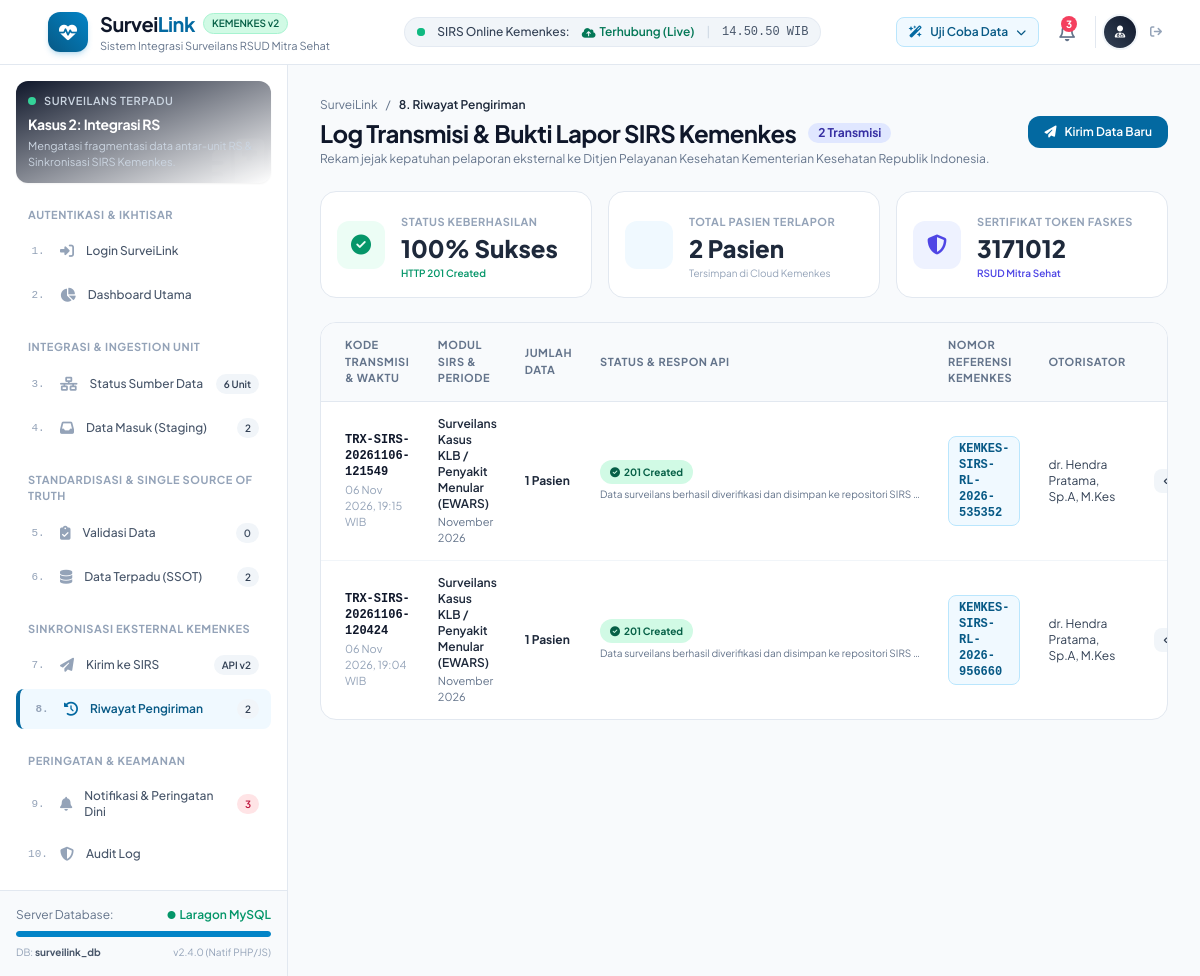
The app's page /riwayat_pengiriman.php with its own data.
### tables this page shows
CREATE TABLE `kirim_sirs` (
  `id` int NOT NULL,
  `kode_transmisi` varchar(50) NOT NULL,
  `jenis_laporan` varchar(100) NOT NULL,
  `periode_laporan` varchar(50) NOT NULL,
  `jumlah_data` int NOT NULL DEFAULT '0',
  `payload_json` longtext,
  `response_code` varchar(50) DEFAULT '201 Created',
  `response_message` text,
  `nomor_referensi_sirs` varchar(100) DEFAULT NULL,
  `status_pengiriman` enum('Sukses','Gagal','Pending','Antrean') NOT NULL DEFAULT 'Pending',
  `dikirim_oleh` varchar(100) NOT NULL,
  `waktu_pengiriman` datetime DEFAULT CURRENT_TIMESTAMP
);

### riwayat_pengiriman.php (the view, shortened to what this page needs)
<?php
require_once __DIR__ . '/includes/header.php';
require_once __DIR__ . '/includes/navbar.php';
$logs = $pdo->query("SELECT * FROM kirim_sirs ORDER BY id DESC")->fetchAll();
$totalTransmisi = count($logs);
$totalRecordsSent = array_sum(array_column($logs, 'jumlah_data'));
?>
<div class="flex-1 flex overflow-hidden">
    <?php require_once __DIR__ . '/includes/sidebar.php'; ?>
    <main class="flex-1 overflow-y-auto custom-scrollbar p-4 sm:p-6 lg:p-8 space-y-6">
        <div class="flex flex-col sm:flex-row sm:items-center justify-between gap-4">
            <div>
                <div class="flex items-center gap-2 text-xs text-slate-500 mb-1">
                    <a href="dashboard.php" class="hover:text-brand-600">SurveiLink</a>
                    <span>/</span>
                    <span class="text-slate-800 font-semibold">8. Riwayat Pengiriman</span>
                </div>
                <div class="flex items-center gap-3">
                    <h1 class="text-2xl font-bold text-slate-900 tracking-tight">Log Transmisi & Bukti Lapor SIRS Kemenkes</h1>
                    <span class="px-2.5 py-0.5 rounded-full text-xs font-bold bg-indigo-100 text-indigo-800">
                        <?= $totalTransmisi ?> Transmisi
                    </span>
                </div>
                <p class="text-xs text-slate-500 mt-0.5">Rekam jejak kepatuhan pelaporan eksternal ke Ditjen Pelayanan Kesehatan Kementerian Kesehatan Republik Indonesia.</p>
            </div>
            <div class="flex items-center gap-2">
                <a href="kirim_sirs.php" class="px-4 py-2 rounded-xl bg-brand-600 hover:bg-brand-700 text-white text-xs font-semibold shadow-xs transition flex items-center gap-2">
                    <i class="fa-solid fa-paper-plane"></i>
                    <span>Kirim Data Baru</span>
                </a>
            </div>
        </div>
        <div class="grid grid-cols-1 sm:grid-cols-3 gap-4">
            <div class="p-4 rounded-2xl bg-white border border-slate-200 shadow-xs flex items-center gap-4">
                <div class="w-12 h-12 rounded-xl bg-emerald-50 text-emerald-600 flex items-center justify-center text-xl shrink-0">
                    <i class="fa-solid fa-circle-check"></i>
                </div>
                <div>
                    <span class="text-[11px] font-bold text-slate-400 uppercase tracking-wider">Status Keberhasilan</span>
                    <h3 class="text-2xl font-black text-slate-800">100% Sukses</h3>
                    <p class="text-[10px] text-emerald-600 font-semibold mt-0.5">HTTP 201 Created</p>
                </div>
            </div>
            <div class="p-4 rounded-2xl bg-white border border-slate-200 shadow-xs flex items-center gap-4">
                <div class="w-12 h-12 rounded-xl bg-brand-50 text-brand-600 flex items-center justify-center text-xl shrink-0">
                </div>
                <div>
                    <span class="text-[11px] font-bold text-slate-400 uppercase tracking-wider">Total Pasien Terlapor</span>
                    <h3 class="text-2xl font-black text-slate-800"><?= $totalRecordsSent ?> Pasien</h3>
                    <p class="text-[10px] text-slate-400 mt-0.5">Tersimpan di Cloud Kemenkes</p>
                </div>
            </div>
            <div class="p-4 rounded-2xl bg-white border border-slate-200 shadow-xs flex items-center gap-4">
                <div class="w-12 h-12 rounded-xl bg-indigo-50 text-indigo-600 flex items-center justify-center text-xl shrink-0">
                    <i class="fa-solid fa-shield-halved"></i>
                </div>
                <div>
                    <span class="text-[11px] font-bold text-slate-400 uppercase tracking-wider">Sertifikat Token Faskes</span>
                    <h3 class="text-2xl font-black text-slate-800">3171012</h3>
                    <p class="text-[10px] text-indigo-600 font-semibold mt-0.5">RSUD Mitra Sehat</p>
                </div>
            </div>
        </div>
        <div class="rounded-2xl bg-white border border-slate-200 shadow-xs overflow-hidden">
            <?php if (empty($logs)): ?>
                <div class="p-12 text-center flex flex-col items-center justify-center">
                    <div class="w-16 h-16 rounded-2xl bg-slate-100 text-slate-400 flex items-center justify-center text-2xl mb-4">
                        <i class="fa-solid fa-clock-rotate-left"></i>
                    </div>
                    <h3 class="text-base font-bold text-slate-800">Riwayat Pengiriman Masih 0 (Kosong)</h3>
                    <p class="text-xs text-slate-500 max-w-md mt-1 mb-6">
                        Belum ada transmisi data yang dikirimkan ke server SIRS Kemenkes. Validasi data surveilans dan lakukan pengiriman pada menu <b>Kirim ke SIRS</b>.
                    </p>
                    <a href="kirim_sirs.php" class="px-4 py-2.5 rounded-xl bg-brand-600 hover:bg-brand-700 text-white text-xs font-semibold shadow-xs transition flex items-center gap-2">
                        <i class="fa-solid fa-paper-plane"></i>
                        <span>Buka Menu Kirim ke SIRS</span>
                    </a>
                </div>
            <?php else: ?>
                <div class="overflow-x-auto">
                    <table class="w-full text-left border-collapse">
                        <thead>
                            <tr class="bg-slate-50 border-b border-slate-200 text-[11px] font-bold text-slate-500 uppercase tracking-wider">
                                <th class="p-3.5 pl-6">Kode Transmisi & Waktu</th>
                                <th class="p-3.5">Modul SIRS & Periode</th>
                                <th class="p-3.5">Jumlah Data</th>
                                <th class="p-3.5">Status & Respon API</th>
                                <th class="p-3.5">Nomor Referensi Kemenkes</th>
                                <th class="p-3.5">Otorisator</th>
                                <th class="p-3.5 pr-6 text-right">Aksi</th>
                            </tr>
                        </thead>
                        <tbody class="divide-y divide-slate-100 text-xs">
                            <?php foreach ($logs as $log): ?>
                                <tr class="hover:bg-slate-50/70 transition">
                                    <td class="p-3.5 pl-6">
                                        <div class="font-mono font-bold text-slate-900"><?= htmlspecialchars($log['kode_transmisi']) ?></div>
                                        <div class="text-[11px] text-slate-400 mt-0.5">
                                            <?= date('d M Y, H:i', strtotime($log['waktu_pengiriman'])) ?> WIB
                                        </div>
                                    </td>
                                    <td class="p-3.5">
                                        <div class="font-semibold text-slate-800"><?= htmlspecialchars($log['jenis_laporan']) ?></div>
                                        <div class="text-[11px] text-slate-500 mt-0.5"><?= htmlspecialchars($log['periode_laporan']) ?></div>
                                    </td>
                                    <td class="p-3.5">
                                        <span class="font-bold text-slate-800"><?= $log['jumlah_data'] ?> Pasien</span>
                                    </td>
                                    <td class="p-3.5">
                                        <span class="inline-flex items-center gap-1 px-2.5 py-1 rounded-full text-[10px] font-bold bg-emerald-100 text-emerald-800">
                                            <i class="fa-solid fa-circle-check"></i> <?= htmlspecialchars($log['response_code']) ?>
                                        </span>
                                        <p class="text-[10px] text-slate-500 mt-0.5 truncate max-w-xs"><?= htmlspecialchars($log['response_message']) ?></p>
                                    </td>
                                    <td class="p-3.5">
                                        <div class="font-mono font-bold text-brand-700 bg-brand-50 px-2.5 py-1 rounded-lg border border-brand-200 inline-block">
                                            <?= htmlspecialchars($log['nomor_referensi_sirs']) ?>
                                        </div>
                                    </td>
                                    <td class="p-3.5">
                                        <div class="text-slate-700"><?= htmlspecialchars($log['dikirim_oleh']) ?></div>
                                    </td>
                                    <td class="p-3.5 pr-6 text-right">
                                        <div class="flex items-center justify-end gap-1.5">
                                            <button onclick='lihatPayloadLog(<?= json_encode($log) ?>)' class="px-2.5 py-1 rounded-lg bg-slate-100 hover:bg-slate-200 text-slate-700 text-xs font-semibold transition flex items-center gap-1">
                                                <i class="fa-solid fa-code text-[10px]"></i>
                                            </button>
                                        </div>
                                    </td>
                                </tr>
                            <?php endforeach; ?>
                        </tbody>
                    </table>
                </div>
            <?php endif; ?>
        </div>
    </main>
</div>
<?php require_once __DIR__ . '/includes/footer.php'; ?>

### includes/header.php (style rules this page uses)
body { font-family: 'Plus Jakarta Sans', sans-serif; background-color: #f8fafc; }

### records on screen
kirim_sirs: kode_transmisi "TRX-SIRS-20261106-121549", waktu_pengiriman "06 Nov 2026, 19:15", jenis_laporan "Surveilans Kasus KLB / Penyakit Menular (EWARS)", periode_laporan "November 2026", jumlah_data "1", response_code "201 Created", response_message "Data surveilans berhasil diverifikasi dan disimpan ke repositori SIRS…", nomor_referensi_sirs "KEMKES-SIRS-RL-2026-535352", dikirim_oleh "dr. Hendra Pratama, Sp.A, M.Kes"
kirim_sirs: kode_transmisi "TRX-SIRS-20261106-120424", waktu_pengiriman "06 Nov 2026, 19:04", jenis_laporan "Surveilans Kasus KLB / Penyakit Menular (EWARS)", periode_laporan "November 2026", jumlah_data "1", response_code "201 Created", response_message "Data surveilans berhasil diverifikasi dan disimpan ke repositori SIRS…", nomor_referensi_sirs "KEMKES-SIRS-RL-2026-956660", dikirim_oleh "dr. Hendra Pratama, Sp.A, M.Kes"

### other values on screen
$totalNotifBelumDibaca "3"
$group['category'] "AUTENTIKASI & IKHTISAR"
$item['number'] "1"
$item['title'] "Login SurveiLink"
$item['number'] "2"
$item['title'] "Dashboard Utama"
$group['category'] "INTEGRASI & INGESTION UNIT"
$item['number'] "3"
$item['title'] "Status Sumber Data"
$item['badge'] "6 Unit"
$item['number'] "4"
$item['title'] "Data Masuk (Staging)"
$item['badge'] "2"
$group['category'] "STANDARDISASI & SINGLE SOURCE OF TRUTH"
$item['number'] "5"
